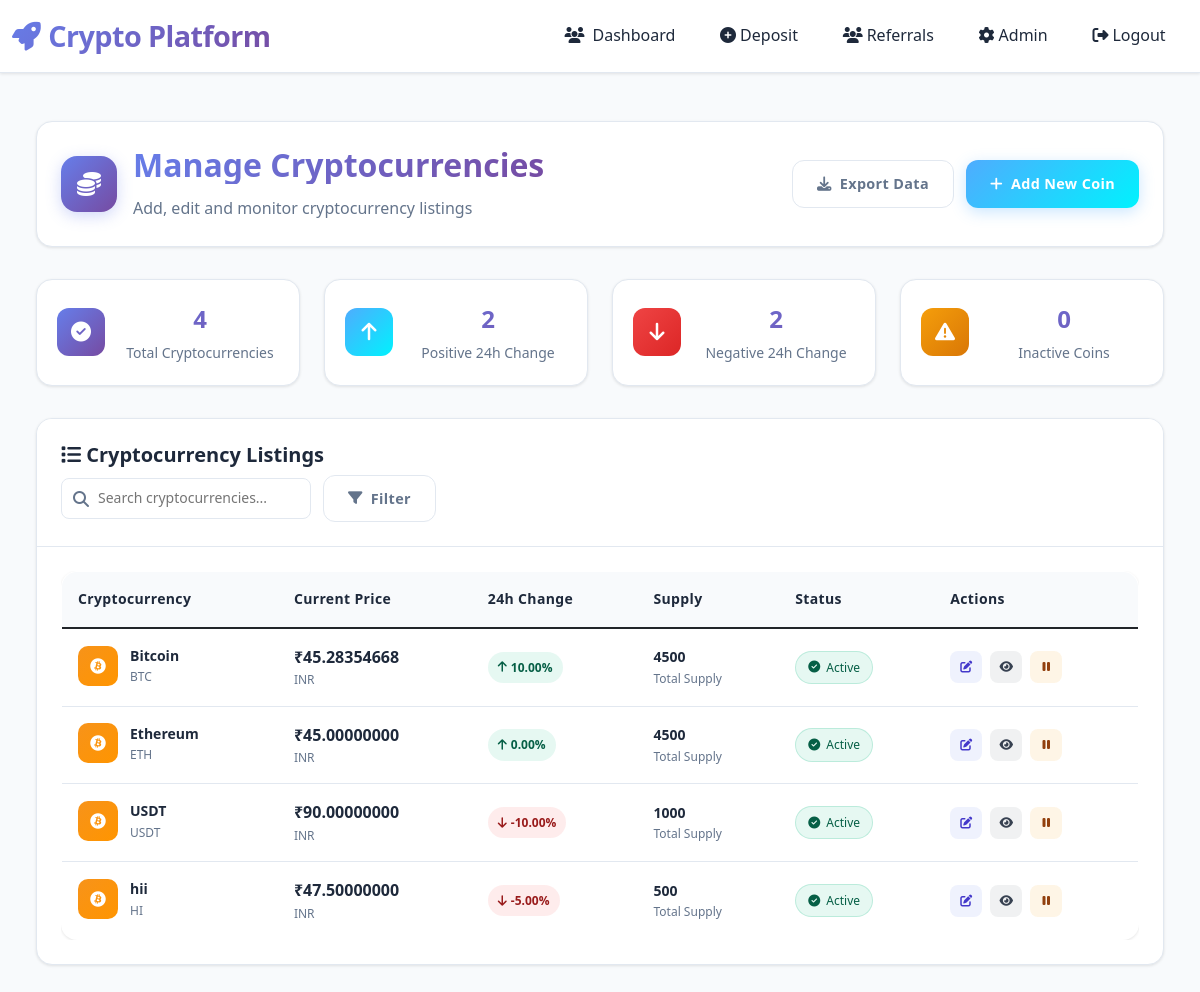
Before: /trading/admin/cryptocurrencies/ (signed in) with the older database file.
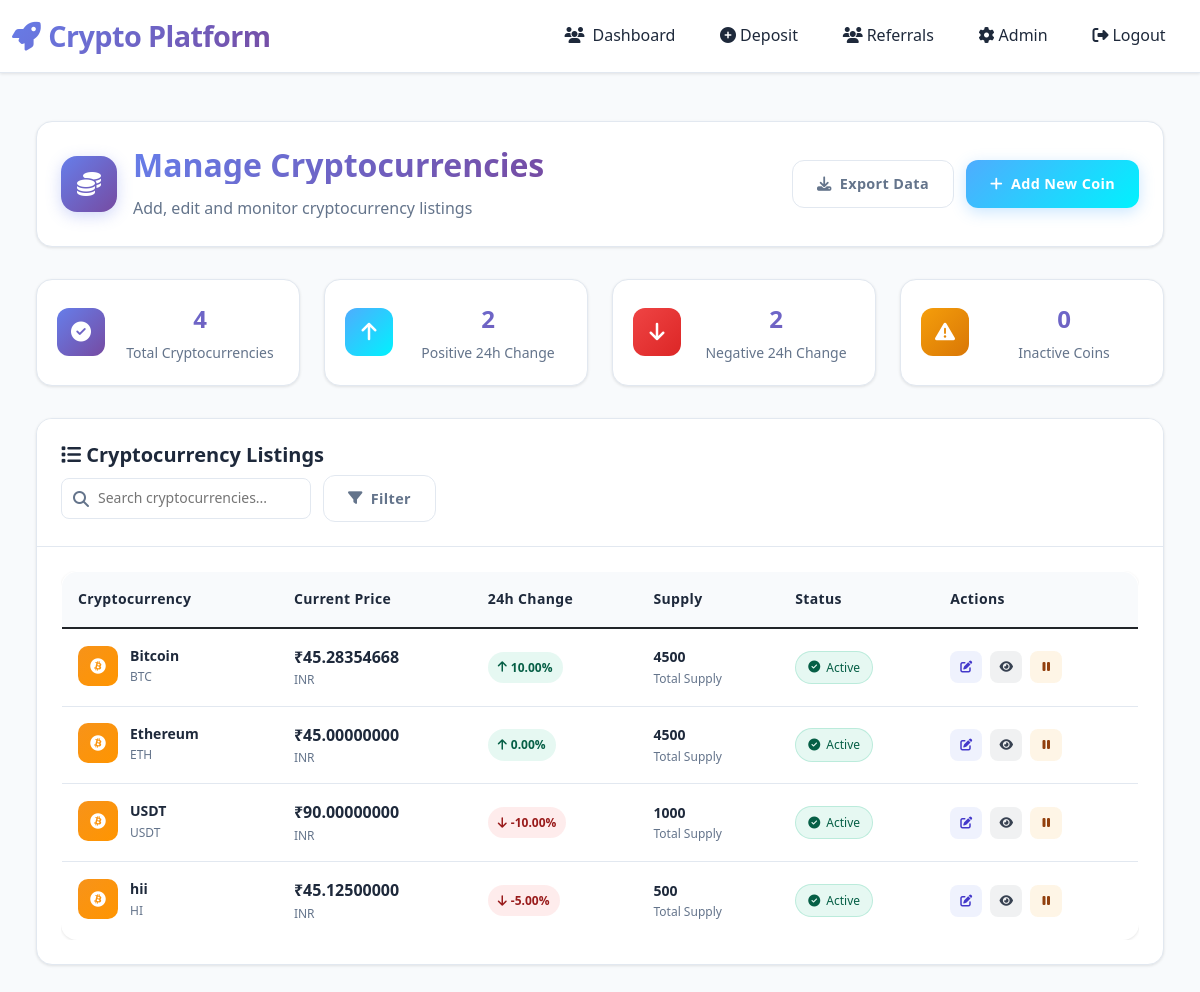
After: the same page with the newer database file.
### trading/models.py (models this page shows, shortened)
class Cryptocurrency(models.Model):
    name = models.CharField(max_length=50)  # Bitcoin, Ethereum, etc.
    symbol = models.CharField(max_length=10)  # BTC, ETH, etc.
    total_supply = models.DecimalField(max_digits=20, decimal_places=8)
    current_price = models.DecimalField(max_digits=20, decimal_places=8)
    wallet_address = models.CharField(max_length=100, blank=True, null=True)
    price_change_24h = models.DecimalField(max_digits=5, decimal_places=2, default=0)
    is_active = models.BooleanField(default=True)
    created_at = models.DateTimeField(auto_now_add=True)
    updated_at = models.DateTimeField(auto_now=True)
    class Meta:
        verbose_name_plural = "Cryptocurrencies"

### trading/views.py (the view)
# urls.py: path('admin/cryptocurrencies/', views.CryptocurrencyListView.as_view(), name='admin_crypto_list'),
class CryptocurrencyListView(LoginRequiredMixin, UserPassesTestMixin, ListView):
    model = Cryptocurrency
    template_name = 'trading/admin/crypto_list.html'
    context_object_name = 'cryptocurrencies'
    def test_func(self):
        return self.request.user.is_staff
    def get_context_data(self, **kwargs):
        context = super().get_context_data(**kwargs)
        cryptocurrencies = context['cryptocurrencies']
        total = cryptocurrencies.count()
        positive = cryptocurrencies.filter(price_change_24h__gte=0).count()
        negative = cryptocurrencies.filter(price_change_24h__lt=0).count()
        inactive = cryptocurrencies.filter(is_active=False).count()
        context.update({
            'total_cryptos': total,
            'positive_change_count': positive,
            'negative_change_count': negative,
            'inactive_count': inactive,
        })
        return context

### templates/trading/admin/crypto_list.html (shortened to what the changed rows need)
{% extends 'base.html' %}
{% block content %}
<div class="admin-crypto-container">
    <div class="page-header">
        <div class="header-content">
            <div class="header-text">
                <h1 class="page-title gradient-text">Manage Cryptocurrencies</h1>
            </div>
        </div>
    </div>
    <div class="card crypto-table-card">
        <div class="card-body">
            {% if cryptocurrencies %}
            <div class="table-container">
                <table class="table crypto-table">
                    <thead>
                        <tr>
                            <th>Cryptocurrency</th>
                            <th>Current Price</th>
                            <th>24h Change</th>
                            <th>Supply</th>
                            <th>Status</th>
                            <th>Actions</th>
                        </tr>
                    </thead>
                    <tbody>
                        {% for crypto in cryptocurrencies %}
                        <tr class="crypto-row" data-crypto="{{ crypto.name|lower }}">
                            <td class="crypto-info">
                                <div class="crypto-avatar">
                                    <i class="fab fa-bitcoin"></i>
                                </div>
                                <div class="crypto-details">
                                    <div class="crypto-name">{{ crypto.name }}</div>
                                    <div class="crypto-symbol">{{ crypto.symbol }}</div>
                                </div>
                            </td>
                            <td class="price-info">
                                <div class="current-price">₹{{ crypto.current_price|floatformat:8 }}</div>
                                <div class="price-note">INR</div>
                            </td>
                            <td class="change-info">
                                <div class="change-badge {% if crypto.price_change_24h >= 0 %}positive{% else %}negative{% endif %}">
                                    <i class="fas fa-arrow-{% if crypto.price_change_24h >= 0 %}up{% else %}down{% endif %}"></i>
                                    {{ crypto.price_change_24h|floatformat:2 }}%
                                </div>
                            </td>
                            <td class="supply-info">
                                <div class="supply-amount">{{ crypto.total_supply|floatformat:0 }}</div>
                                <div class="supply-note">Total Supply</div>
                            </td>
                            <td class="status-info">
                                {% if crypto.is_active %}
                                <span class="status-badge active">
                                    <i class="fas fa-check-circle"></i>
                                    Active
                                </span>
                                {% else %}
                                <span class="status-badge inactive">
                                    <i class="fas fa-pause-circle"></i>
                                    Inactive
                                </span>
                                {% endif %}
                            </td>
                            <td class="actions">
                                <div class="action-buttons">
                                    <a href="{% url 'trading:admin_price_update' crypto.id %}" class="action-btn primary" title="Update Price">
                                        <i class="fas fa-edit"></i>
                                    </a>
                                    <a href="{% url 'trading:admin_price_update' crypto.id %}" class="action-btn secondary" title="View Details">
                                        <i class="fas fa-eye"></i>
                                    </a>
                                    <button class="action-btn {% if crypto.is_active %}warning{% else %}success{% endif %}" title="{% if crypto.is_active %}Deactivate{% else %}Activate{% endif %}" onclick="toggleCryptoStatus('{{ crypto.id }}')">
                                        <i class="fas fa-{% if crypto.is_active %}pause{% else %}play{% endif %}"></i>
                                    </button>
                                </div>
                            </td>
                        </tr>
                        {% endfor %}
                    </tbody>
                </table>
            </div>
            {% endif %}
        </div>
    </div>
</div>
{% endblock %}

Changed rows visible on the page:
changed Cryptocurrency "hii": current_price "47.50000000" → "45.12500000"
